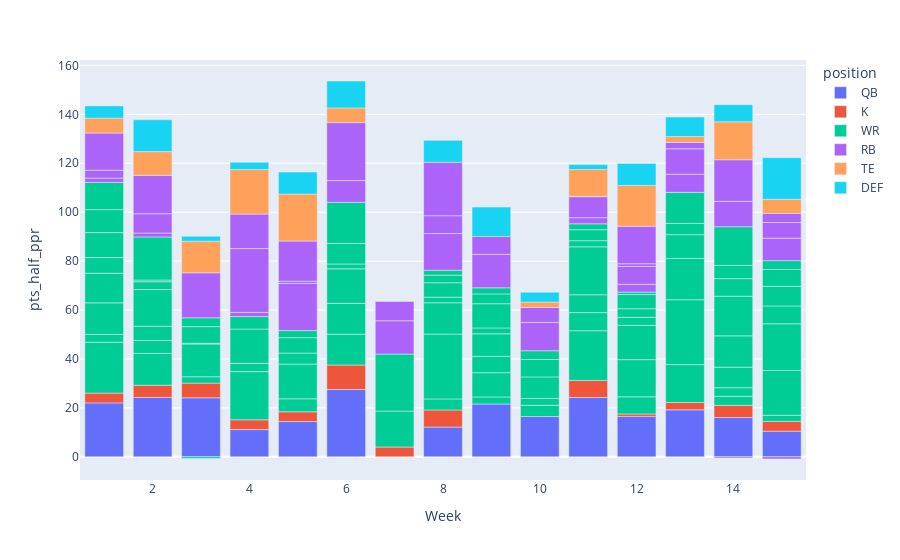

Notebook cell for this chart:
### Code cell


### Figure 1 — Plotly figure (JSON) as saved in the notebook; plotly's stock layout.template omitted (floating-point values rounded to 4 significant figures; data arrays with more than 128 entries replaced by an {"elided": "..."} marker saying what was removed)
{"data": [{"alignmentgroup": "True", "hovertemplate": "position=QB<br>Week=%{x}<br>pts_half_ppr=%{y}<extra></extra>", "legendgroup": "QB", "marker": {"color": "#636efa", "pattern": {"shape": ""}}, "name": "QB", "offsetgroup": "QB", "orientation": "v", "showlegend": true, "textposition": "auto", "type": "bar", "x": [1, 2, 3, 4, 5, 6, 7, 8, 9, 10, 11, 12, 13, 14, 15], "xaxis": "x", "y": [22.04, 24.26, 24.12, 11.12, 14.4, 27.52, null, 12.16, 21.58, 16.46, 24.24, 16.52, 19.2, 16.04, 10.48], "yaxis": "y"}, {"alignmentgroup": "True", "hovertemplate": "position=K<br>Week=%{x}<br>pts_half_ppr=%{y}<extra></extra>", "legendgroup": "K", "marker": {"color": "#EF553B", "pattern": {"shape": ""}}, "name": "K", "offsetgroup": "K", "orientation": "v", "showlegend": true, "textposition": "auto", "type": "bar", "x": [1, 2, 3, 4, 5, 6, 7, 8, 9, 10, 11, 12, 13, 14, 15], "xaxis": "x", "y": [4, 5, 6, 4, 4, 10, 4, 7, null, null, 7, 1, 3, 5, 4], "yaxis": "y"}, {"alignmentgroup": "True", "hovertemplate": "position=WR<br>Week=%{x}<br>pts_half_ppr=%{y}<extra></extra>", "legendgroup": "WR", "marker": {"color": "#00cc96", "pattern": {"shape": ""}}, "name": "WR", "offsetgroup": "WR", "orientation": "v", "showlegend": true, "textposition": "auto", "type": "bar", "x": {"elided": "135 int values"}, "xaxis": "x", "y": {"elided": "135 float values"}, "yaxis": "y"}, {"alignmentgroup": "True", "hovertemplate": "position=RB<br>Week=%{x}<br>pts_half_ppr=%{y}<extra></extra>", "legendgroup": "RB", "marker": {"color": "#ab63fa", "pattern": {"shape": ""}}, "name": "RB", "offsetgroup": "RB", "orientation": "v", "showlegend": true, "textposition": "auto", "type": "bar", "x": [1, 1, 1, 1, 2, 2, 2, 2, 3, 3, 3, 3, 4, 4, 4, 4, 5, 5, 5, 5, 6, 6, 6, 6, 7, 7, 7, 7, 8, 8, 8, 8, 9, 9, 9, 9, 10, 10, 10, 10, 11, 11, 11, 11, 12, 12, 12, 12, 13, 13, 13, 13, 14, 14, 14, 14, 15, 15, 15, 15], "xaxis": "x", "y": [1.8, 3.2, null, 15.2, 1.6, 7.9, null, 15.7, null, 18.4, null, null, 1.7, 26.1, null, 14.1, 19.3, 0.9, null, 16.4, 8.9, null, null, 23.7, 13.6, null, null, 7.9, 15, null, 7.3, 21.8, 13.7, null, null, 7.3, null, null, 11.6, 6.1, 2.5, 8.6, 0.1, null, 3.2, 7.3, 1.1, 15.3, 7.4, 10.4, 2.6, null, 10.4, 17, -0.5, null, 9.2, 6.4, -0.9, 3.7], "yaxis": "y"}, {"alignmentgroup": "True", "hovertemplate": "position=TE<br>Week=%{x}<br>pts_half_ppr=%{y}<extra></extra>", "legendgroup": "TE", "marker": {"color": "#FFA15A", "pattern": {"shape": ""}}, "name": "TE", "offsetgroup": "TE", "orientation": "v", "showlegend": true, "textposition": "auto", "type": "bar", "x": [1, 2, 3, 4, 5, 6, 7, 8, 9, 10, 11, 12, 13, 14, 15], "xaxis": "x", "y": [6.1, 9.7, 12.9, 18.2, 19.2, 6, null, null, null, 2.2, 11, 16.7, 2.4, 15.5, 5.8], "yaxis": "y"}, {"alignmentgroup": "True", "hovertemplate": "position=DEF<br>Week=%{x}<br>pts_half_ppr=%{y}<extra></extra>", "legendgroup": "DEF", "marker": {"color": "#19d3f3", "pattern": {"shape": ""}}, "name": "DEF", "offsetgroup": "DEF", "orientation": "v", "showlegend": true, "textposition": "auto", "type": "bar", "x": [1, 2, 3, 4, 5, 6, 7, 8, 9, 10, 11, 12, 13, 14, 15], "xaxis": "x", "y": [5, 13, 2, 3, 9, 11, null, 9, 12, 4, 2, 9, 8, 7, 17], "yaxis": "y"}], "layout": {"barmode": "relative", "legend": {"title": {"text": "position"}, "tracegroupgap": 0}, "margin": {"t": 60}, "xaxis": {"anchor": "y", "domain": [0, 1], "title": {"text": "Week"}}, "yaxis": {"anchor": "x", "domain": [0, 1], "title": {"text": "pts_half_ppr"}}}}
